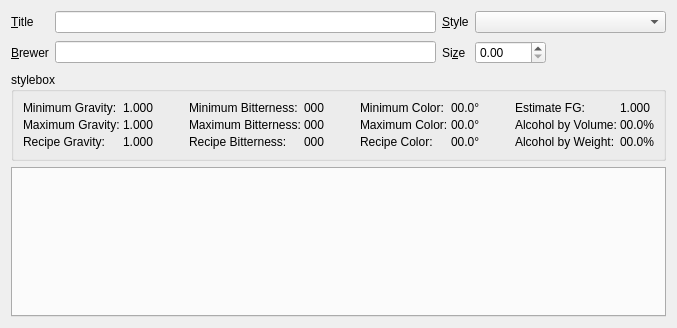
<ui version="4.0" >
 <class>View</class>
 <widget class="QWidget" name="View" >
  <property name="geometry" >
   <rect>
    <x>0</x>
    <y>0</y>
    <width>677</width>
    <height>328</height>
   </rect>
  </property>
  <property name="windowTitle" >
   <string>View</string>
  </property>
  <layout class="QVBoxLayout" >
   <item>
    <layout class="QGridLayout" >
     <item row="0" column="0" >
      <widget class="QLabel" name="titlelabel" >
       <property name="text" >
        <string>&amp;Title</string>
       </property>
       <property name="buddy" >
        <cstring>titleedit</cstring>
       </property>
      </widget>
     </item>
     <item row="0" column="1" >
      <widget class="QLineEdit" name="titleedit" >
       <property name="sizePolicy" >
        <sizepolicy vsizetype="Fixed" hsizetype="Expanding" >
         <horstretch>2</horstretch>
         <verstretch>0</verstretch>
        </sizepolicy>
       </property>
       <property name="toolTip" >
        <string>Recipe Title</string>
       </property>
       <property name="whatsThis" >
        <string>&lt;p>Use this field to enter the title of the recipe&lt;/p></string>
       </property>
      </widget>
     </item>
     <item row="0" column="2" >
      <widget class="QLabel" name="stylelabel" >
       <property name="frameShape" >
        <enum>QFrame::NoFrame</enum>
       </property>
       <property name="frameShadow" >
        <enum>QFrame::Plain</enum>
       </property>
       <property name="text" >
        <string>&amp;Style</string>
       </property>
       <property name="buddy" >
        <cstring>stylecombo</cstring>
       </property>
      </widget>
     </item>
     <item row="0" column="3" >
      <widget class="QComboBox" name="stylecombo" >
       <property name="sizePolicy" >
        <sizepolicy vsizetype="Fixed" hsizetype="Preferred" >
         <horstretch>1</horstretch>
         <verstretch>0</verstretch>
        </sizepolicy>
       </property>
       <property name="toolTip" >
        <string>Recipe Style</string>
       </property>
       <property name="whatsThis" >
        <string>&lt;p>Use this control to select the style of recipe.&lt;/p>
&lt;p>This only affects the minimum and maximum values in the &lt;em>characteristics&lt;/em> section&lt;/p></string>
       </property>
       <property name="duplicatesEnabled" >
        <bool>false</bool>
       </property>
      </widget>
     </item>
     <item row="1" column="0" >
      <widget class="QLabel" name="brewerlable" >
       <property name="text" >
        <string>&amp;Brewer</string>
       </property>
       <property name="buddy" >
        <cstring>breweredit</cstring>
       </property>
      </widget>
     </item>
     <item row="1" column="1" >
      <widget class="QLineEdit" name="breweredit" >
       <property name="sizePolicy" >
        <sizepolicy vsizetype="Fixed" hsizetype="Expanding" >
         <horstretch>2</horstretch>
         <verstretch>0</verstretch>
        </sizepolicy>
       </property>
       <property name="toolTip" >
        <string>Brewer Name</string>
       </property>
       <property name="whatsThis" >
        <string>&lt;p>Use this field to enter the name of the brewer&lt;/p></string>
       </property>
      </widget>
     </item>
     <item row="1" column="2" >
      <widget class="QLabel" name="sizelabel" >
       <property name="text" >
        <string>Si&amp;ze</string>
       </property>
       <property name="buddy" >
        <cstring>sizespin</cstring>
       </property>
      </widget>
     </item>
     <item row="1" column="3" >
      <layout class="QHBoxLayout" >
       <item>
        <widget class="QDoubleSpinBox" name="sizespin" >
         <property name="toolTip" >
          <string>Batch size</string>
         </property>
         <property name="whatsThis" >
          <string>&lt;p>Use this control to enter the size of the recipe batch&lt;/p></string>
         </property>
         <property name="accelerated" >
          <bool>true</bool>
         </property>
         <property name="maximum" >
          <double>5000.000000000000000</double>
         </property>
         <property name="singleStep" >
          <double>0.250000000000000</double>
         </property>
        </widget>
       </item>
       <item>
        <spacer>
         <property name="orientation" >
          <enum>Qt::Horizontal</enum>
         </property>
         <property name="sizeHint" >
          <size>
           <width>140</width>
           <height>27</height>
          </size>
         </property>
        </spacer>
       </item>
      </layout>
     </item>
    </layout>
   </item>
   <item>
    <widget class="QGroupBox" name="stylebox" >
     <property name="title" >
      <string>stylebox</string>
     </property>
     <layout class="QHBoxLayout" >
      <item>
       <layout class="QGridLayout" >
        <property name="leftMargin" >
         <number>0</number>
        </property>
        <property name="topMargin" >
         <number>0</number>
        </property>
        <property name="rightMargin" >
         <number>0</number>
        </property>
        <property name="bottomMargin" >
         <number>0</number>
        </property>
        <property name="horizontalSpacing" >
         <number>3</number>
        </property>
        <property name="verticalSpacing" >
         <number>3</number>
        </property>
        <item row="0" column="1" >
         <widget class="QLabel" name="ogmin" >
          <property name="text" >
           <string>1.000</string>
          </property>
         </widget>
        </item>
        <item row="1" column="1" >
         <widget class="QLabel" name="ogmax" >
          <property name="text" >
           <string>1.000</string>
          </property>
         </widget>
        </item>
        <item row="0" column="0" >
         <widget class="QLabel" name="ogminlabel" >
          <property name="text" >
           <string>Minimum Gravity:</string>
          </property>
         </widget>
        </item>
        <item row="2" column="0" >
         <widget class="QLabel" name="ogreclabel" >
          <property name="text" >
           <string>Recipe Gravity:</string>
          </property>
         </widget>
        </item>
        <item row="1" column="0" >
         <widget class="QLabel" name="ogmaxlabel" >
          <property name="text" >
           <string>Maximum Gravity:</string>
          </property>
         </widget>
        </item>
        <item row="2" column="1" >
         <widget class="QLabel" name="ogrec" >
          <property name="text" >
           <string>1.000</string>
          </property>
         </widget>
        </item>
       </layout>
      </item>
      <item>
       <spacer>
        <property name="orientation" >
         <enum>Qt::Horizontal</enum>
        </property>
        <property name="sizeHint" >
         <size>
          <width>20</width>
          <height>40</height>
         </size>
        </property>
       </spacer>
      </item>
      <item>
       <layout class="QGridLayout" >
        <property name="leftMargin" >
         <number>0</number>
        </property>
        <property name="topMargin" >
         <number>0</number>
        </property>
        <property name="rightMargin" >
         <number>0</number>
        </property>
        <property name="bottomMargin" >
         <number>0</number>
        </property>
        <property name="horizontalSpacing" >
         <number>3</number>
        </property>
        <property name="verticalSpacing" >
         <number>3</number>
        </property>
        <item row="0" column="1" >
         <widget class="QLabel" name="ibumin" >
          <property name="text" >
           <string>000</string>
          </property>
         </widget>
        </item>
        <item row="0" column="0" >
         <widget class="QLabel" name="ibuminlabel" >
          <property name="text" >
           <string>Minimum Bitterness:</string>
          </property>
         </widget>
        </item>
        <item row="1" column="1" >
         <widget class="QLabel" name="ibumax" >
          <property name="text" >
           <string>000</string>
          </property>
         </widget>
        </item>
        <item row="2" column="0" >
         <widget class="QLabel" name="ibureclabel" >
          <property name="text" >
           <string>Recipe Bitterness:</string>
          </property>
         </widget>
        </item>
        <item row="2" column="1" >
         <widget class="QLabel" name="iburec" >
          <property name="text" >
           <string>000</string>
          </property>
         </widget>
        </item>
        <item row="1" column="0" >
         <widget class="QLabel" name="ibumaxlabel" >
          <property name="text" >
           <string>Maximum Bitterness:</string>
          </property>
         </widget>
        </item>
       </layout>
      </item>
      <item>
       <spacer>
        <property name="orientation" >
         <enum>Qt::Horizontal</enum>
        </property>
        <property name="sizeHint" >
         <size>
          <width>20</width>
          <height>40</height>
         </size>
        </property>
       </spacer>
      </item>
      <item>
       <layout class="QGridLayout" >
        <property name="leftMargin" >
         <number>0</number>
        </property>
        <property name="topMargin" >
         <number>0</number>
        </property>
        <property name="rightMargin" >
         <number>0</number>
        </property>
        <property name="bottomMargin" >
         <number>0</number>
        </property>
        <property name="horizontalSpacing" >
         <number>3</number>
        </property>
        <property name="verticalSpacing" >
         <number>3</number>
        </property>
        <item row="1" column="0" >
         <widget class="QLabel" name="srmmaxlabel" >
          <property name="text" >
           <string>Maximum Color:</string>
          </property>
         </widget>
        </item>
        <item row="1" column="1" >
         <widget class="QLabel" name="srmmax" >
          <property name="text" >
           <string>00.0°</string>
          </property>
         </widget>
        </item>
        <item row="0" column="0" >
         <widget class="QLabel" name="srmminlabel" >
          <property name="text" >
           <string>Minimum Color:</string>
          </property>
         </widget>
        </item>
        <item row="0" column="1" >
         <widget class="QLabel" name="srmmin" >
          <property name="text" >
           <string>00.0°</string>
          </property>
         </widget>
        </item>
        <item row="2" column="1" >
         <widget class="QLabel" name="srmrec" >
          <property name="text" >
           <string>00.0°</string>
          </property>
         </widget>
        </item>
        <item row="2" column="0" >
         <widget class="QLabel" name="srmreclabel" >
          <property name="text" >
           <string>Recipe Color:</string>
          </property>
         </widget>
        </item>
       </layout>
      </item>
      <item>
       <spacer>
        <property name="orientation" >
         <enum>Qt::Horizontal</enum>
        </property>
        <property name="sizeHint" >
         <size>
          <width>20</width>
          <height>40</height>
         </size>
        </property>
       </spacer>
      </item>
      <item>
       <layout class="QGridLayout" >
        <property name="leftMargin" >
         <number>0</number>
        </property>
        <property name="topMargin" >
         <number>0</number>
        </property>
        <property name="rightMargin" >
         <number>0</number>
        </property>
        <property name="bottomMargin" >
         <number>0</number>
        </property>
        <property name="horizontalSpacing" >
         <number>3</number>
        </property>
        <property name="verticalSpacing" >
         <number>3</number>
        </property>
        <item row="2" column="1" >
         <widget class="QLabel" name="abw" >
          <property name="text" >
           <string>00.0%</string>
          </property>
         </widget>
        </item>
        <item row="1" column="0" >
         <widget class="QLabel" name="abvlabel" >
          <property name="text" >
           <string>Alcohol by Volume:</string>
          </property>
         </widget>
        </item>
        <item row="2" column="0" >
         <widget class="QLabel" name="abwlabel" >
          <property name="text" >
           <string>Alcohol by Weight:</string>
          </property>
         </widget>
        </item>
        <item row="1" column="1" >
         <widget class="QLabel" name="abv" >
          <property name="text" >
           <string>00.0%</string>
          </property>
         </widget>
        </item>
        <item row="0" column="0" >
         <widget class="QLabel" name="fglabel" >
          <property name="text" >
           <string>Estimate FG:</string>
          </property>
         </widget>
        </item>
        <item row="0" column="1" >
         <widget class="QLabel" name="fg" >
          <property name="text" >
           <string>1.000</string>
          </property>
         </widget>
        </item>
       </layout>
      </item>
     </layout>
    </widget>
   </item>
   <item>
    <widget class="QTabWidget" name="ingredients" >
     <property name="minimumSize" >
      <size>
       <width>0</width>
       <height>128</height>
      </size>
     </property>
    </widget>
   </item>
  </layout>
 </widget>
 <tabstops>
  <tabstop>titleedit</tabstop>
  <tabstop>breweredit</tabstop>
  <tabstop>stylecombo</tabstop>
  <tabstop>sizespin</tabstop>
  <tabstop>ingredients</tabstop>
 </tabstops>
 <resources>
  <include location="../qbrew.qrc" />
 </resources>
 <connections/>
</ui>
